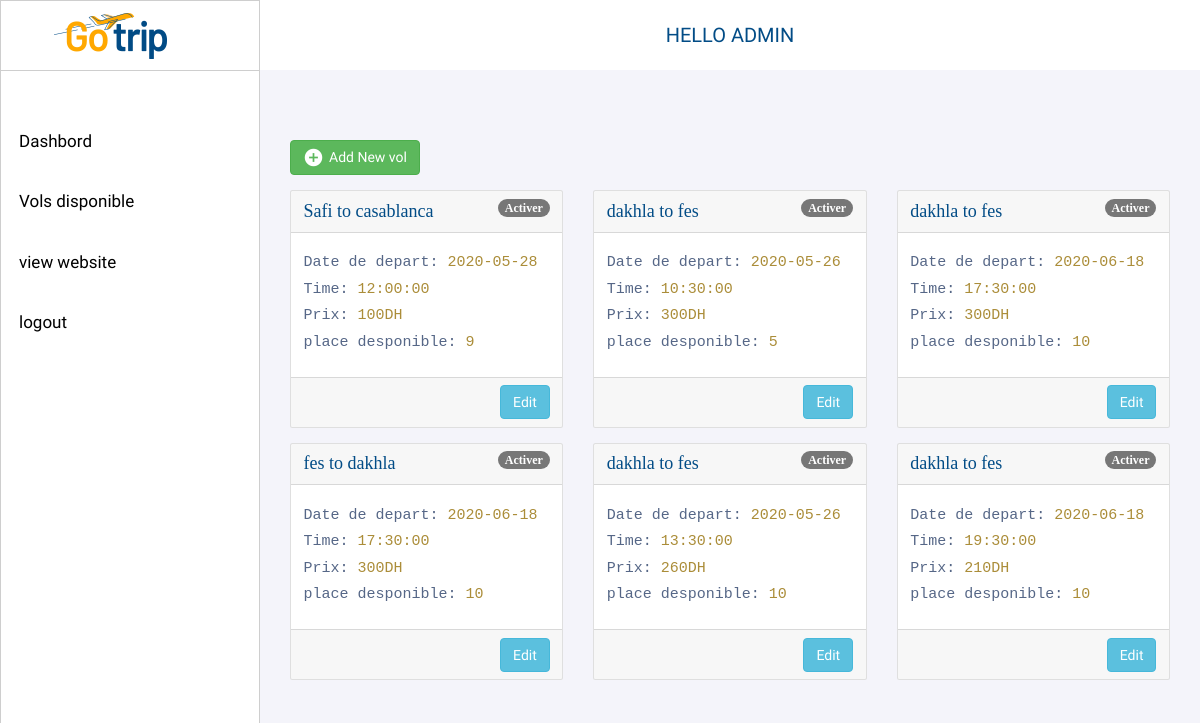
Page /admin/vols.php on the committed database.
### tables this page shows
CREATE TABLE `vols` (
  `idVol` int(11) NOT NULL,
  `depart` varchar(200) NOT NULL,
  `destination` varchar(200) NOT NULL,
  `date_depart` date NOT NULL,
  `time` time NOT NULL,
  `prix` float NOT NULL,
  `place_disponible` int(11) NOT NULL,
  `statu` varchar(100) NOT NULL
);

### admin/vols.php (the view, shortened to what this page needs)
<?php
   include "header.php";
    $db = mysqli_connect("127.0.0.1", "root", "", "db_gestionvols");
    $query = mysqli_query($db, "SELECT * from vols");
?>
            <div class="session">
            <?php echo "HELLO ADMIN". ' '. $_SESSION['USERNAME'];?>
            </div>
        </nav>
     <div class="boxContent">
     <div class="firstRow">
  <div class="addbtn">
  <a href="#addEmployeeModal" class="btn btn-success" data-toggle="modal"><i class="material-icons">&#xE147;</i> <span>Add New vol</span></a>
  </div>
  <div class="row row-cols-1 row-cols-md-3">
  <?php while($row = mysqli_fetch_array($query)){  ?>
  <div class="col mb-4">
    <div class="card h-100">
    <div class="card-header"><?php echo $row['depart'].' '.'to'.' '.$row['destination'];?>
    <span class="badge badge-primary"><?php echo $row['statu'];?></span>
   </div>
      <div class="card-body">
        <h5 class="card-title">Date de depart: <span><?php echo $row['date_depart'];?></span></h5>
        <h5 class="card-text">Time: <span><?php echo $row['time'];?></span></h5>
        <h5 class="card-text">Prix: <span><?php echo $row['prix'];?>DH</span></h5>
        <h5 class="card-text">place desponible: <span><?php echo $row['place_disponible'];?></span></h5>
      </div>
      <div class="card-footer"><a href="editvol.php?id=<?php echo $row['idVol'];?>" class="btn btn-info float-right"> Edit </a>
       </div>
    </div>
  </div>
  <?php  }  ?>
</div>
</body>
</html>

### admin/header.php (shortened to what this page needs)
<!DOCTYPE html>
<html lang="en">
<head>
<link rel="stylesheet" href="https://stackpath.bootstrapcdn.com/bootstrap/4.5.0/css/bootstrap.min.css">
<link rel="stylesheet" href="https://maxcdn.bootstrapcdn.com/font-awesome/4.7.0/css/font-awesome.min.css">
<link rel="stylesheet" href="https://maxcdn.bootstrapcdn.com/bootstrap/3.3.7/css/bootstrap.min.css">
<link rel="stylesheet" href="css/head.css">
<link rel="stylesheet" href="css/admin.css">
<link rel="stylesheet" href="css/vols.css">
</head>
<body>
 <div class="sideBarre">
        <div class="sideBarre__logo">
            <img src="../images/logo.png" alt="">
        </div>
        <div class="sideBarre__menu">
            <ul>
                <li><a href="admin.php">Dashbord</a></li>
                <li><a href="vols.php">Vols disponible</a></li>
                <li><a href="../home.php">view website</a></li>
                <li><a href="../index.php">logout</a></li>
            </ul>
        </div>
    </div>
    <div class="mainContent">
        <nav>

### admin/css/head.css (style rules this page uses)
:root { --color-white: white; --color-black: black; --color-grey: #CECECE; --color-primary: #7385F2; }
* { margin: 0; padding: 0; box-sizing: border-box; }
body { font-family: 'Roboto', sans-serif; }
.sideBarre { width: 260px; height: 120vh; background-color:var(--color-white); border: 1px solid var(--color-grey); position: fixed; }
.sideBarre__logo { display: flex; height: 70px; align-items: center; justify-content: center; margin-bottom: 40px; margin-left: -40px; border-bottom: 1px solid var(--color-grey); }
.sideBarre__menu ul li { list-style: none; padding: 18px; }
.sideBarre__menu ul li a { text-decoration: none; color: var(--color-black); font-size: 17px; }
.mainContent { background-color:#F4F4FA;; min-height: 100px; margin-left: 260px; }
.mainContent nav { height: 70px; background-color: var(--color-white); padding: 0 30px; }
.session { font-size: 10pw; }
.boxContent { padding: 70px 30px; }

### admin/css/admin.css (style rules this page uses)
body { color: #566787; background: #f5f5f5; font-family: 'Varela Round', sans-serif; font-size: 13px; }
.session { display: flex; height: 70px; align-items: center; justify-content: center; color: #024c86; font-size: 20px; text-transform: uppercase; }

### admin/css/vols.css (style rules this page uses)
.card-body { margin-bottom: 13px; }
.card-body h5 { font-size: 15px; font-family: monospace; }
.card-body span { color: #ab8d39; }
.card-header { color: #024c86; font-size: 18px; font-family: cursive; }
.addbtn { margin-bottom: 15px; }
.btn i { float: left; font-size: 21px; margin-right: 5px; }
.badge { float: right; }

### rows in the picture
vols: depart "Safi", destination "casablanca", statu "Activer", date_depart "2020-05-28", time "12:00:00", prix "100", place_disponible "9"
vols: depart "dakhla", destination "fes", statu "Activer", date_depart "2020-05-26", time "10:30:00", prix "300", place_disponible "5"
vols: depart "dakhla", destination "fes", statu "Activer", date_depart "2020-06-18", time "17:30:00", prix "300", place_disponible "10"
vols: depart "fes", destination "dakhla", statu "Activer", date_depart "2020-06-18", time "17:30:00", prix "300", place_disponible "10"
vols: depart "dakhla", destination "fes", statu "Activer", date_depart "2020-05-26", time "13:30:00", prix "260", place_disponible "10"
vols: depart "dakhla", destination "fes", statu "Activer", date_depart "2020-06-18", time "19:30:00", prix "210", place_disponible "10"
